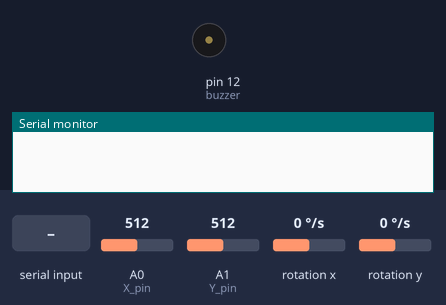
This sketch was run on a simulated Arduino Uno, built with avr-gcc and run on an emulated ATmega328P. On the bench: buzzer (waves = sounding), the last lines printed to the serial monitor. Wiring (inferred from the names in the program): MPU-6050 motion sensor at I2C address 0x68. The test bench sets the inputs (shaded band); at power-on: A1 (Y_pin) = 512, A0 (X_pin) = 512, rotation x 0 °/s, rotation y 0 °/s.

Above: at 1.2 s.
1.3 s: byte 30 received over Serial
At 1.56 s:
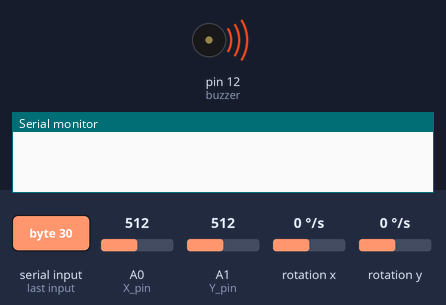
5.1 s: A1 (Y_pin) set to 217
6.6 s: A1 (Y_pin) set to 181
9.8 s: byte 90 received over Serial
At 10.8 s:
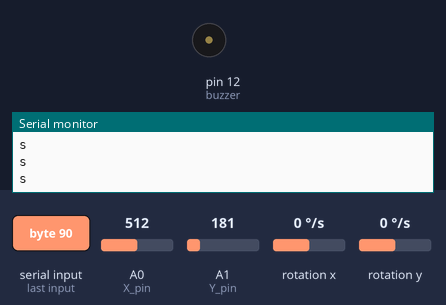
Timing chart, 0 to 12.8 s (numbered marks = the images above; inputs shaded):
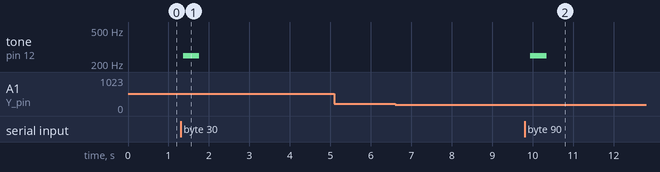

The sketch:

Snake_Control.ino
```cpp
//www.elegoo.com
//2016.12.09

#include<Wire.h>
// Arduino pin numbers
const int SW_pin = 2; // digital pin connected to switch output
const int X_pin = 0; // analog pin connected to X output
const int Y_pin = 1; // analog pin connected to Y output

int buzzer = 12;

const int MPU_addr=0x68;  // I2C address of the MPU-6050
int16_t GyX,GyY;

int incomingBuzzer;

void setup() {
  pinMode(SW_pin, INPUT);
  digitalWrite(SW_pin, HIGH);
  pinMode(buzzer,OUTPUT);//initialize the buzzer pin as an output

  Wire.begin();
  Wire.beginTransmission(MPU_addr);
  Wire.write(0x6B);  // PWR_MGMT_1 register
  Wire.write(0);     // set to zero (wakes up the MPU-6050)
  Wire.endTransmission(true);
  Serial.begin(9600);

}

void loop() {
  unsigned int i;
  Wire.beginTransmission(MPU_addr);
  Wire.write(0x43);  // starting with register 0x43 (GYRO_XOUT_H)
  Wire.endTransmission(false);
  Wire.requestFrom(MPU_addr,4,true);  // request a total of 4 registers
  GyX=Wire.read()<<8|Wire.read();  // 0x43 (GYRO_XOUT_H) & 0x44 (GYRO_XOUT_L)
  GyY=Wire.read()<<8|Wire.read();  // 0x45 (GYRO_YOUT_H) & 0x46 (GYRO_YOUT_L)

  int x_val = analogRead(X_pin);
  int y_val = analogRead(Y_pin);

  if(x_val < 200 || GyX < -15000){
    Serial.println("d");
  }
  else if(x_val > 900 || GyX > 15000){
    Serial.println("a");
  }
  if(y_val < 200 || GyY > 15000){
    Serial.println("s");
  }
  else if(y_val > 900 || GyY < -15000){
    Serial.println("w");
  }

  if (Serial.available() > 0){
    incomingBuzzer = Serial.read();
    for(i=0;i<100;i++)
      {
        digitalWrite(buzzer,HIGH);
        delay(2);//wait for 2ms
        digitalWrite(buzzer,LOW);
        delay(2);//wait for 2ms
      }
  }

  delay(100);

}
```

Measured:
- after the input at 1.3 s, tone on pin 12 (buzzer): silent → 249 Hz after 0.06 s, → silent 0.40 s later
- after the input at 5.1 s, every drawn part: stays the same
- after the input at 9.8 s, tone on pin 12 (buzzer): silent → 249 Hz after 0.15 s, → silent 0.40 s later
